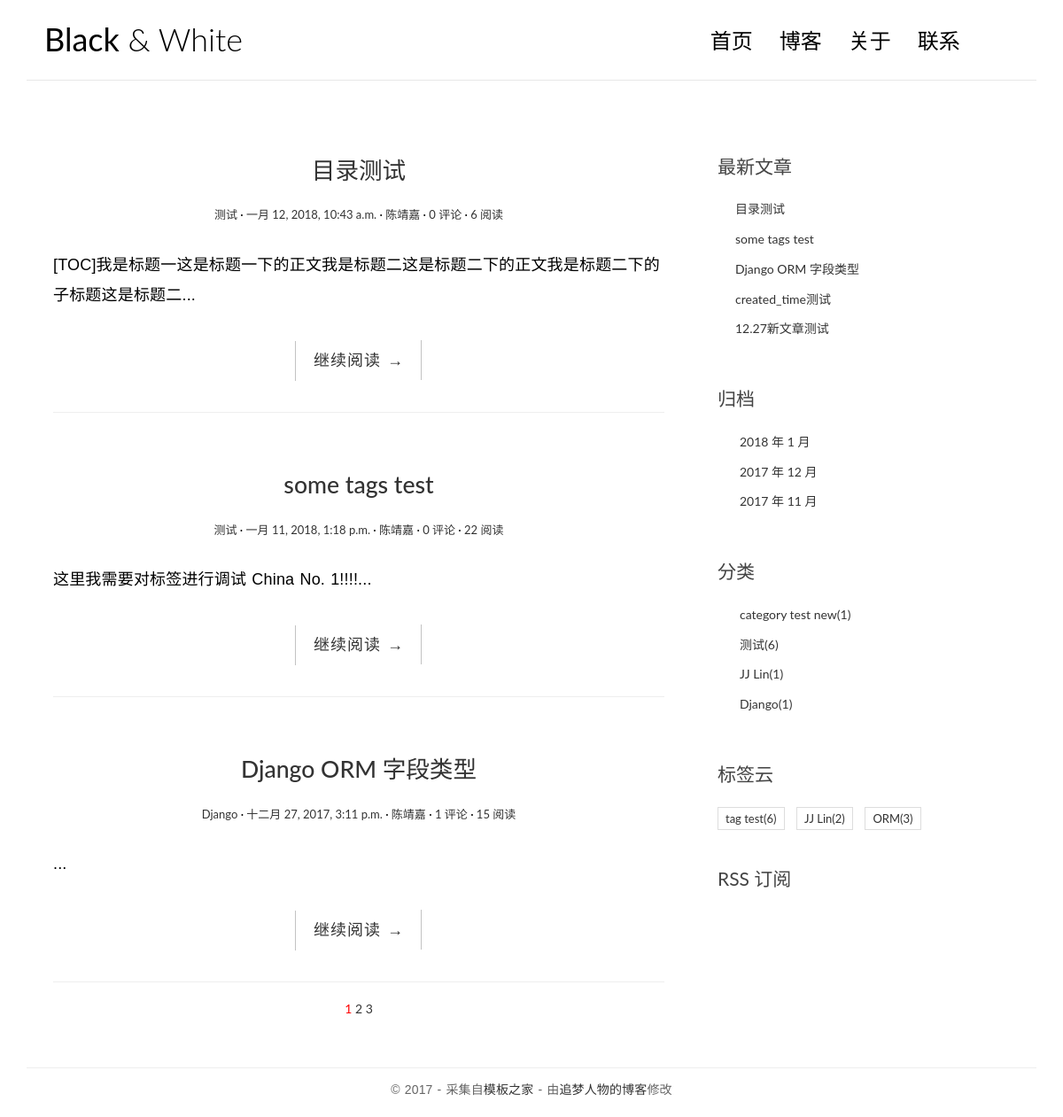
The page / on the database its author committed.
### blog/models.py (models this page shows, shortened)
class Post(models.Model):
	title = models.CharField(max_length=70)
	body = models.TextField()
	created_time = models.DateTimeField(auto_now_add=True)
	modified_time = models.DateTimeField()
	excerpt = models.CharField(max_length=200, blank=True)
	category = models.ForeignKey(Category)
	tags = models.ManyToManyField(Tag, blank=True)
	author = models.ForeignKey(User)
	def get_absolute_url(self):
		return reverse('blog:detail', kwargs={'pk': self.pk})
	class Meta:
		ordering = ['-created_time', 'title']
	views = models.PositiveIntegerField(default=0)

class Category(models.Model):	# 一个类对应一个数据库表格，类名即表明
	name = models.CharField(max_length=100)		# name为该表格的一个列名，属性名name即列名

class Tag(models.Model):
	name = models.CharField(max_length=100)

### blog/views.py (the view, shortened to what this page needs)
# urls.py: url(r'^$', views.IndexView.as_view(), name='index'),	# as_view()方法用于将IndexView类视图转化为函数视图，因为url函数的第二个参数必须为函数
class IndexView(ListView):
	model = Post 	# 将model指定为Post,告诉django要获取的模型为Post，即获取Post模型的全部内容
	template_name = 'blog/index.html'	# 指定这个视图渲染的模板
	context_object_name = 'post_list'	# 将获得的模型数据列表保存到post_list里传递给blog/index.html模板文件
	paginate_by = 3
	def get_context_data(self, **kwargs):
		context = super().get_context_data(**kwargs)
		paginator = context.get('paginator')
		page = context.get('page_obj')
		is_paginated = context.get('is_paginated')
		pagination_data = self.pagination_data(paginator, page, is_paginated)
		context.update(pagination_data)
		return context
	def pagination_data(self, paginator, page, is_paginated):
		if not is_paginated:
			return {}
		left = []
		right = []
		left_has_more = False
		right_has_more = False
		first = False
		last = False
		page_number = page.number
		total_pages = paginator.num_pages
		page_range = paginator.page_range
		if page_number == 1:
			right = page_range[page_number:page_number + 2]
			if right[-1] < total_pages - 1:
				right_has_more = True
			if right[-1] < total_pages:
				last = True
		elif page_number == total_pages:
			left = page_range[(page_number - 3) if (page_number - 3) > 0 else 0:page_number - 1]
			if left[0] > 2:
				left_has_more = True
			if left[0] > 1:
				fitst = True
		data = {
			'left': left,
			'right': right,
			'left_has_more': left_has_more,
			'right_has_more': right_has_more,
			'first': first,
			'last': last,
		}
		return data

### blog/templatetags/blog_tags.py (called while the page is built)
@register.simple_tag	# simple_tag为简单标签，只有一个参数
def get_recent_posts(num=5):	# 最新文章模板标签
	return Post.objects.all().order_by('-created_time')[:num]

@register.simple_tag
def archives():		# 归档模板标签
	return Post.objects.dates('created_time', 'month', order='DESC')

@register.simple_tag
def get_categories(): 	# 分类模板标签
	return Category.objects.annotate(num_posts=Count('post')).filter(num_posts__gt=0)

@register.simple_tag
def get_tags():
	return Tag.objects.annotate(num_posts=Count('post')).filter(num_posts__gt=0)

### templates/blog/index.html (shortened to what this page needs)
            {% extends 'base.html' %}
            {% block main %}
                {% for post in post_list %}
                    <article class="post post-{{ post.pk }}">
                        <header class="entry-header">
                            <h1 class="entry-title">
                                <a href="{{ post.get_absolute_url }}">{{ post.title }}</a>
                            </h1>
                            <div class="entry-meta">
                                <span class="post-category"><a href="{% url 'blog:category' post.category.pk %}">{{ post.category.name }}</a></span>
                                <span class="post-date"><a href="{% url 'blog:archives' post.created_time.year post.created_time.month %}"><time class="entry-date"
                                                                      datetime="2012-11-09T23:15:57+00:00">{{ post.created_time }}</time></a></span>
                                <span class="post-author"><a href="#">{{ post.author }}</a></span>
                                <span class="comments-link"><a href="#">{{ post.comment_set.count }} 评论</a></span>
                                <span class="views-count"><a href="#">{{ post.views }} 阅读</a></span>
                            </div>
                        </header>
                        <div class="entry-content clearfix">
                            <p>{{ post.excerpt }}...</p>
                            <div class="read-more cl-effect-14">
                                <a href="{{ post.get_absolute_url }}" class="more-link">继续阅读 <span class="meta-nav">→</span></a>
                            </div>
                            <hr />
                        </div>
                    </article>
                {% empty %}
                    <div class="no-post">暂时还没有发布的文章！</div>
                {% endfor %}
                {% if is_paginated %}
                <div class='pagination-center' style="text-align: center">
                    <a href="?page={{ page_obj.number }}" style="color: red">{{ page_obj.number }}</a>
                    {% if right %}
                        {% for i in right %}
                            <a href="?page={{ i }}">{{ i }}</a>
                        {% endfor %}
                    {% endif %}
                </div>
                {% endif %}
            {% endblock main %}

### templates/base.html (shortened to what this page needs)
{% load staticfiles %}
{% load blog_tags %}
<!DOCTYPE html>
<html>
<head>
    <link rel="stylesheet" href="{% static 'blog/css/bootstrap.min.css' %}">
    <link rel="stylesheet" href="http://code.ionicframework.com/ionicons/2.0.1/css/ionicons.min.css">
    <link rel="stylesheet" href="{% static 'blog/css/pace.css' %}">
    <link rel="stylesheet" href="{% static 'blog/css/custom.css' %}">
</head>
<body>
<div class="container">
    <header id="site-header">
        <div class="row">
            <div class="col-md-4 col-sm-5 col-xs-8">
                <div class="logo">
                    <h1><a href="{% url 'blog:index' %}"><b>Black</b> &amp; White</a></h1>
                </div>
            </div>
            <div class="col-md-8 col-sm-7 col-xs-4">
                <nav class="main-nav" role="navigation">
                    <div class="collapse navbar-collapse" id="bs-example-navbar-collapse-1">
                        <ul class="nav navbar-nav navbar-right">
                            <li class="cl-effect-11"><a href="{% url 'blog:index' %}" data-hover="首页">首页</a></li>
                            <li class="cl-effect-11"><a href="full-width.html" data-hover="博客">博客</a></li>
                            <li class="cl-effect-11"><a href="about.html" data-hover="关于">关于</a></li>
                            <li class="cl-effect-11"><a href="contact.html" data-hover="联系">联系</a></li>
                        </ul>
                    </div>
                </nav>
            </div>
        </div>
    </header>
</div>
<div class="content-body">
    <div class="container">
        <div class="row">
            <main class="col-md-8">
                {% block main %}
                {% endblock main %}
            </main>
            <aside class="col-md-4">
                <div class="widget widget-recent-posts">
                    <h3 class="widget-title">最新文章</h3>
                    {% get_recent_posts as recent_post_list %}
                    <ul>
                        {% for post in recent_post_list %}
                        <li>
                            <a href="{{ post.get_absolute_url }}">{{ post.title }}</a>
                        </li>
                        {% empty %}
                        暂无文章！
                        {% endfor %}
                    </ul>
                </div>
                <div class="widget widget-archives">
                    <h3 class="widget-title">归档</h3>
                    {% archives as date_list %}
                    <ul>
                        {% for date in date_list %}
                        <li>
                            <a href="{% url 'blog:archives' date.year date.month %}">{{ date.year }} 年 {{ date.month }} 月</a>
                        </li>
                        {% empty %}
                        暂无归档！
                        {% endfor %}
                    </ul>
                </div>
                <div class="widget widget-category">
                    <h3 class="widget-title">分类</h3>
                    {% get_categories as category_list %}
                    <ul>
                        {% for category in category_list %}
                        <li>
                            <a href="{% url 'blog:category' category.pk %}">{{ category.name }}<span class="post-count">({{ category.num_posts }})</span></a>
                        </li>
                        {% empty %}
                        暂无分类！
                        {% endfor %}
                    </ul>
                </div>
                <div class="widget widget-tag-cloud">
                    <h3 class="widget-title">标签云</h3>
                    {% get_tags as tag_list %}
                    <ul>
                        {% for tag in tag_list %}
                        <li>
                            <a href="{% url 'blog:tag' tag.pk %}">{{ tag.name }}<span class="post-count">({{ tag.num_posts }})</span></a>
                        </li>
                        {% empty %}
                        暂无标签！
                        {% endfor %}
                    </ul>
                </div>
                <div class="rss">
                    <a href="{% url 'rss' %}"> RSS 订阅</a>
                </div>
            </aside>
        </div>
    </div>
</div>
<footer id="site-footer">
    <div class="container">
        <div class="row">
            <div class="col-md-12">
                <p class="copyright">&copy 2017 - 采集自<a href="http://www.cssmoban.com/"
                                                        target="_blank" title="模板之家">模板之家</a>
                    - 由<a href="http://zmrenwu.com/" title="网页模板" target="_blank">追梦人物的博客</a>修改
                </p>
            </div>
        </div>
    </div>
</footer>
</body>
</html>

### blog/static/blog/css/custom.css (style rules this page uses)
* { outline: none; }
h1, h2, h3, h4, h5, h6 { margin-top: 0; }
b { font-weight: 400; }
a { color: #333; }
body { color: #444; font-family: 'Lato', sans-serif; }
p { font-family: 'Ubuntu', sans-serif; font-weight: 400; word-spacing: 1px; letter-spacing: 0.01em; }
#site-header { background-color: #FFF; padding: 25px 20px; margin-bottom: 40px; border-bottom: 1px solid #e7e7e7; }
.logo h1 a { color: #000; }
.logo h1 { margin: 0; font-family: 'Lato', sans-serif; font-weight: 300; }
.main-nav { margin-top: 11px; max-width: 95%; }
.main-nav a { color: #000000 !important; padding: 0 0 5px 0 !important; margin-right: 30px; font-family: 'Lato', sans-serif; font-weight: 300; font-size: 24px; }
.cl-effect-11 a { padding: 10px 0; color: #0972b4; text-shadow: none; }
.cl-effect-11 a::before { position: absolute; top: 0; left: 0; overflow: hidden; padding: 0 0 5px 0 !important; max-width: 0; border-bottom: 1px solid #000; color: #000; content: attr(data-hover); white-space: nowrap; -webkit-transition: max-width 0.5s; -moz-transition: max-width 0.5s; transition: max-width 0.5s; }
.content-body { padding-bottom: 4em; }
.post { background: #fff; padding: 30px 30px 0; }
.entry-title { text-align: center; font-size: 1.9em; margin-bottom: 20px; line-height: 1.6; padding: 10px 20px 0; }
.entry-meta { text-align: center; color: #DDDDDD; font-size: 13px; margin-bottom: 30px; }
.entry-content { font-size: 18px; line-height: 1.9; font-weight: 300; color: #000; }
.post-category::after, .post-date::after, .post-author::after, .comments-link::after { content: ' ·'; color: #000; }
.read-more { font-family: 'Ubuntu', sans-serif; font-weight: 400; word-spacing: 1px; letter-spacing: 0.01em; text-align: center; margin-top: 20px; }
.cl-effect-14 a { padding: 0 20px; height: 45px; line-height: 45px; position: relative; display: inline-block; margin: 15px 25px; letter-spacing: 1px; font-weight: 400; text-shadow: 0 0 1px rgba(255, 255, 255, 0.3); }
.cl-effect-14 a::before, .cl-effect-14 a::after { position: absolute; width: 45px; height: 1px; background: #C3C3C3; content: ''; -webkit-transition: all 0.3s; -moz-transition: all 0.3s; transition: all 0.3s; pointer-events: none; }
.cl-effect-14 a::before { top: 0; left: 0; -webkit-transform: rotate(90deg); -moz-transform: rotate(90deg); transform: rotate(90deg); -webkit-transform-origin: 0 0; -moz-transform-origin: 0 0; transform-origin: 0 0; }
.cl-effect-14 a::after { right: 0; bottom: 0; -webkit-transform: rotate(90deg); -moz-transform: rotate(90deg); transform: rotate(90deg); -webkit-transform-origin: 100% 0; -moz-transform-origin: 100% 0; transform-origin: 100% 0; }
.widget { background: #fff; padding: 30px 0 0; }
.widget-title { font-size: 1.5em; margin-bottom: 20px; line-height: 1.6; padding: 10px 0 0; font-weight: 400; }
.widget-recent-posts ul { padding: 0; margin: 0; padding-left: 20px; }
.widget-recent-posts ul li { list-style-type: none; position: relative; line-height: 170%; margin-bottom: 10px; }
.widget-recent-posts ul li::before { content: '\f3d3'; font-family: "Ionicons"; position: absolute; left: -17px; top: 3px; font-size: 16px; color: #000; }
.widget-archives ul { padding: 0; margin: 0; padding-left: 25px; }
.widget-archives ul li { list-style-type: none; position: relative; line-height: 170%; margin-bottom: 10px; }
.widget-archives ul li::before { content: '\f3f3'; font-family: "Ionicons"; position: absolute; left: -25px; top: 1px; font-size: 16px; color: #000; }
.widget-category ul { padding: 0; margin: 0; padding-left: 25px; }
.widget-category ul li { list-style-type: none; position: relative; line-height: 170%; margin-bottom: 10px; }
.widget-category ul li::before { content: '\f3fe'; font-family: "Ionicons"; position: absolute; left: -25px; top: 1px; font-size: 18px; color: #000; }
.widget-tag-cloud ul { padding: 0; margin: 0; margin-right: -10px; }
.widget-tag-cloud ul li { list-style-type: none; font-size: 13px; display: inline-block; margin-right: 10px; margin-bottom: 10px; padding: 3px 8px; border: 1px solid #ddd; }
.rss { font-size: 21px; margin-top: 30px; }
.rss a { color: #444; }
#site-footer { padding-top: 10px; padding: 0 0 1.5em 0; }
.copyright { text-align: center; padding-top: 1em; margin: 0; border-top: 1px solid #eee; color: #666; }

### rows shown on the page
Post: title "目录测试", category.name "测试", created_time "一月 12, 2018, 10:43 a.m.", author "陈靖嘉", comment_set.count "0", views "6", excerpt "[TOC]我是标题一这是标题一下的正文我是标题二这是标题二下的正文我是标题二下的子标题这是标题二"
Post: title "some tags test", category.name "测试", created_time "一月 11, 2018, 1:18 p.m.", author "陈靖嘉", comment_set.count "0", views "22", excerpt "这里我需要对标签进行调试 China No. 1!!!!"
Post: title "Django ORM 字段类型", category.name "Django", created_time "十二月 27, 2017, 3:11 p.m.", author "陈靖嘉", comment_set.count "1", views "15"
Post: title "created_time测试"
Post: title "12.27新文章测试"
Category: name "category test new", num_posts "1"
Category: name "测试", num_posts "6"
Category: name "JJ Lin", num_posts "1"
Category: name "Django", num_posts "1"
Tag: name "tag test", num_posts "6"
Tag: name "JJ Lin", num_posts "2"
Tag: name "ORM", num_posts "3"

### other values the page prints
{{ page_obj.number }} "1"
{{ i }} "2" "3"
{{ date.year }} "2018" "2017" "2017"
{{ date.month }} "1" "12" "11"
